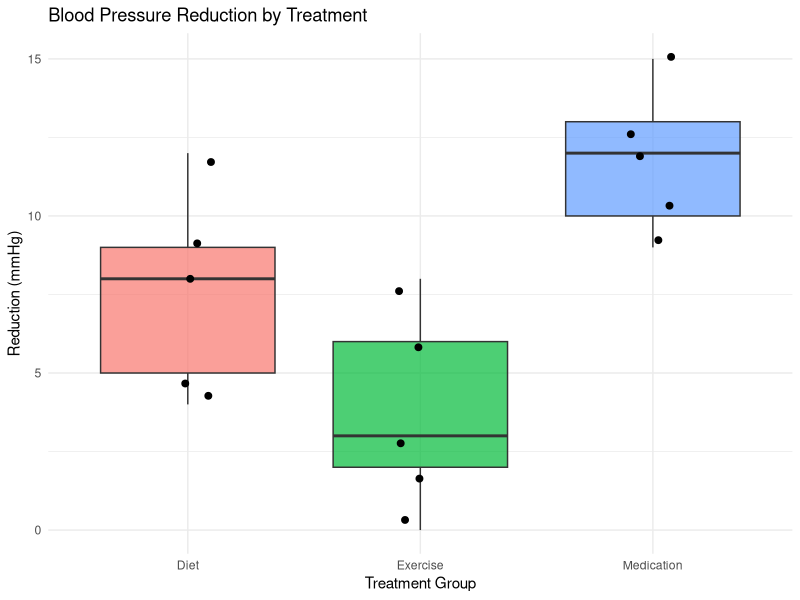
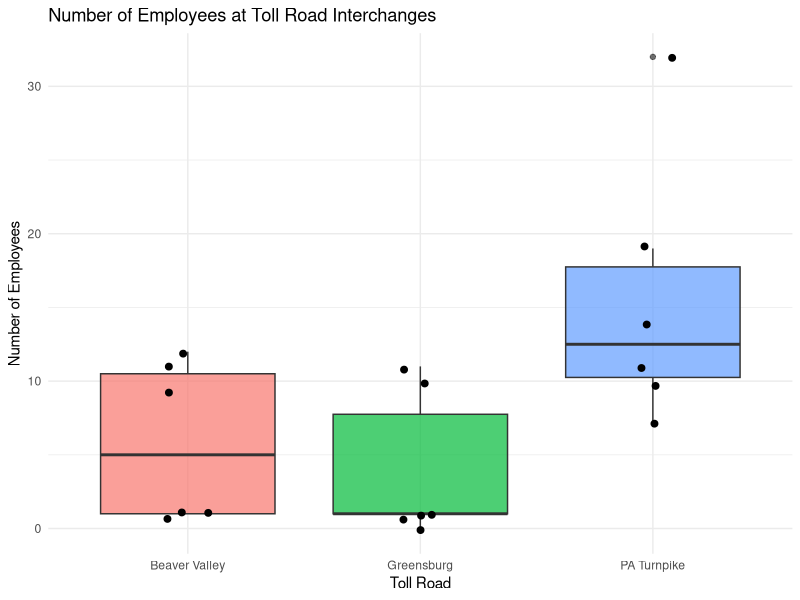
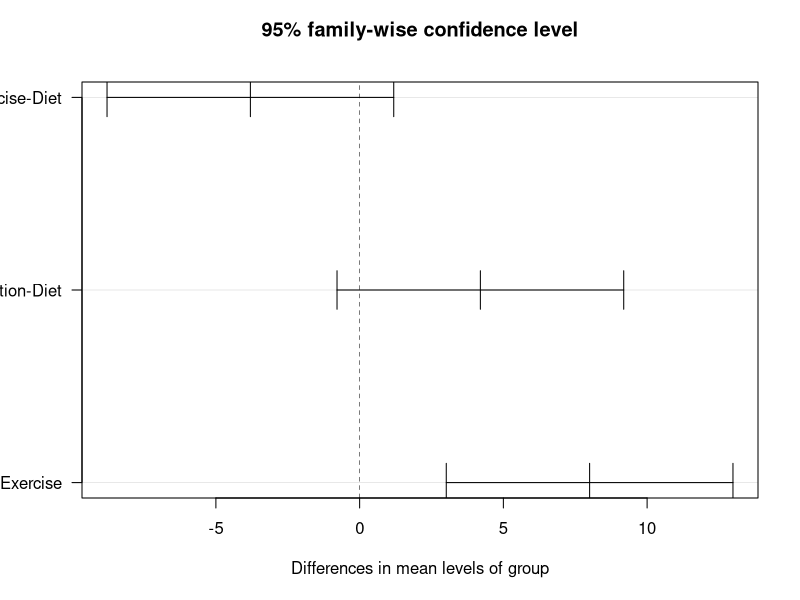
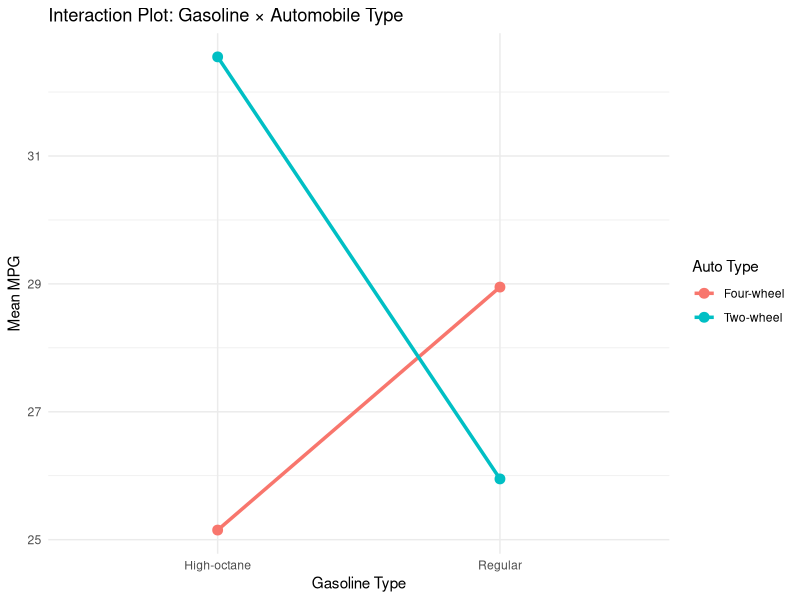

Here is the R script that generated these plots, in order:
## ---- chunk 1
library(tidyverse)
library(ggplot2)
## ---- chunk 2
medication <- c(10, 12, 9, 15, 13)
exercise   <- c(6, 8, 3, 0, 2)
diet       <- c(5, 9, 12, 8, 4)

bp_data <- data.frame(
  reduction = c(medication, exercise, diet),
  group = rep(c("Medication","Exercise","Diet"), each = 5)
)

result <- aov(reduction ~ group, data = bp_data)
summary(result)
## ---- chunk 3
ggplot(bp_data, aes(x = group, y = reduction, fill = group)) +
  geom_boxplot(alpha = 0.7) +
  geom_jitter(width = 0.1, size = 2) +
  labs(title = "Blood Pressure Reduction by Treatment",
       x = "Treatment Group", y = "Reduction (mmHg)") +
  theme_minimal() +
  theme(legend.position = "none")
## ---- chunk 4
pa_turnpike  <- c(7, 14, 32, 19, 10, 11)
greensburg   <- c(10, 1, 1, 0, 11, 1)
beaver       <- c(1, 12, 1, 9, 1, 11)

emp_data <- data.frame(
  employees = c(pa_turnpike, greensburg, beaver),
  road = rep(c("PA Turnpike","Greensburg","Beaver Valley"), each = 6)
)

result2 <- aov(employees ~ road, data = emp_data)
summary(result2)
## ---- chunk 5
ggplot(emp_data, aes(x = road, y = employees, fill = road)) +
  geom_boxplot(alpha = 0.7) +
  geom_jitter(width = 0.1, size = 2) +
  labs(title = "Number of Employees at Toll Road Interchanges",
       x = "Toll Road", y = "Number of Employees") +
  theme_minimal() +
  theme(legend.position = "none")
## ---- chunk 6
# Scheffé test using agricolae package (or manual calculation)
# Manual Scheffe test
scheffe_fs <- function(x1_bar, x2_bar, sw2, n1, n2) {
  (x1_bar - x2_bar)^2 / (sw2 * (1/n1 + 1/n2))
}

sw2 <- 8.73
cv_scheffe <- (3 - 1) * 3.89  # F' = 7.78

cat("Critical value F' =", cv_scheffe, "\n\n")

pairs <- list(
  c("Medication vs Exercise", 11.8, 3.8),
  c("Exercise vs Diet",       3.8,  7.6),
  c("Medication vs Diet",     11.8, 7.6)
)

for (p in pairs) {
  fs <- scheffe_fs(as.numeric(p[2]), as.numeric(p[3]), sw2, 5, 5)
  sig <- ifelse(fs > cv_scheffe, "SIGNIFICANT", "not significant")
  cat(p[1], ": Fs =", round(fs, 2), "->", sig, "\n")
}
## ---- chunk 7
# Tukey HSD test using R's built-in function
medication <- c(10, 12, 9, 15, 13)
exercise   <- c(6, 8, 3, 0, 2)
diet       <- c(5, 9, 12, 8, 4)

bp_data <- data.frame(
  reduction = c(medication, exercise, diet),
  group = factor(rep(c("Medication","Exercise","Diet"), each = 5))
)

bp_aov <- aov(reduction ~ group, data = bp_data)
TukeyHSD(bp_aov)
## ---- chunk 8
tukey_result <- TukeyHSD(bp_aov)
plot(tukey_result, las = 1)
## ---- chunk 9
gas_data <- data.frame(
  mpg  = c(26.7, 25.2, 28.6, 29.3, 32.3, 32.8, 26.1, 24.2),
  gas  = rep(c("Regular","Regular","Regular","Regular",
               "High-octane","High-octane","High-octane","High-octane")),
  auto = rep(c("Two-wheel","Two-wheel","Four-wheel","Four-wheel"), 2)
)

cell_means <- gas_data %>%
  group_by(gas, auto) %>%
  summarise(mean_mpg = mean(mpg), .groups = "drop")

ggplot(cell_means, aes(x = gas, y = mean_mpg, color = auto, group = auto)) +
  geom_line(size = 1.2) +
  geom_point(size = 3) +
  labs(title = "Interaction Plot: Gasoline × Automobile Type",
       x = "Gasoline Type", y = "Mean MPG", color = "Auto Type") +
  theme_minimal()
## ---- chunk 10
gas_data2 <- data.frame(
  mpg  = c(26.7, 25.2, 28.6, 29.3, 32.3, 32.8, 26.1, 24.2),
  gas  = factor(rep(c("Regular","High-octane"), each = 4)),
  auto = factor(rep(c("Two-wheel","Two-wheel","Four-wheel","Four-wheel"), 2))
)

result5 <- aov(mpg ~ gas * auto, data = gas_data2)
summary(result5)
